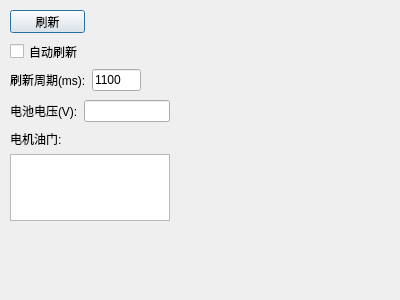
<?xml version="1.0" encoding="UTF-8"?>
<ui version="4.0">
 <class>DialogStatus</class>
 <widget class="QDialog" name="DialogStatus">
  <property name="geometry">
   <rect>
    <x>0</x>
    <y>0</y>
    <width>400</width>
    <height>300</height>
   </rect>
  </property>
  <property name="windowTitle">
   <string>状态</string>
  </property>
  <widget class="QWidget" name="verticalLayoutWidget">
   <property name="geometry">
    <rect>
     <x>10</x>
     <y>40</y>
     <width>131</width>
     <height>51</height>
    </rect>
   </property>
   <layout class="QVBoxLayout" name="verticalLayout">
    <item>
     <widget class="QCheckBox" name="cbAutoGet">
      <property name="text">
       <string>自动刷新</string>
      </property>
     </widget>
    </item>
    <item>
     <layout class="QHBoxLayout" name="horizontalLayout">
      <item>
       <widget class="QLabel" name="label">
        <property name="text">
         <string>刷新周期(ms):</string>
        </property>
       </widget>
      </item>
      <item>
       <widget class="QLineEdit" name="leAutoGetInterval">
        <property name="text">
         <string>1100</string>
        </property>
       </widget>
      </item>
     </layout>
    </item>
   </layout>
  </widget>
  <widget class="QWidget" name="horizontalLayoutWidget_2">
   <property name="geometry">
    <rect>
     <x>10</x>
     <y>100</y>
     <width>160</width>
     <height>22</height>
    </rect>
   </property>
   <layout class="QHBoxLayout" name="horizontalLayout_2">
    <item>
     <widget class="QLabel" name="label_2">
      <property name="text">
       <string>电池电压(V):</string>
      </property>
     </widget>
    </item>
    <item>
     <widget class="QLineEdit" name="leBateryVoltage">
      <property name="readOnly">
       <bool>true</bool>
      </property>
     </widget>
    </item>
   </layout>
  </widget>
  <widget class="QWidget" name="verticalLayoutWidget_2">
   <property name="geometry">
    <rect>
     <x>10</x>
     <y>130</y>
     <width>160</width>
     <height>91</height>
    </rect>
   </property>
   <layout class="QVBoxLayout" name="verticalLayout_2">
    <item>
     <widget class="QLabel" name="label_3">
      <property name="text">
       <string>电机油门:</string>
      </property>
     </widget>
    </item>
    <item>
     <widget class="QTextEdit" name="teThrottle">
      <property name="readOnly">
       <bool>true</bool>
      </property>
     </widget>
    </item>
   </layout>
  </widget>
  <widget class="QPushButton" name="btGet">
   <property name="geometry">
    <rect>
     <x>10</x>
     <y>10</y>
     <width>75</width>
     <height>23</height>
    </rect>
   </property>
   <property name="text">
    <string>刷新</string>
   </property>
  </widget>
 </widget>
 <tabstops>
  <tabstop>btGet</tabstop>
  <tabstop>cbAutoGet</tabstop>
  <tabstop>leAutoGetInterval</tabstop>
  <tabstop>leBateryVoltage</tabstop>
  <tabstop>teThrottle</tabstop>
 </tabstops>
 <resources/>
 <connections/>
</ui>
